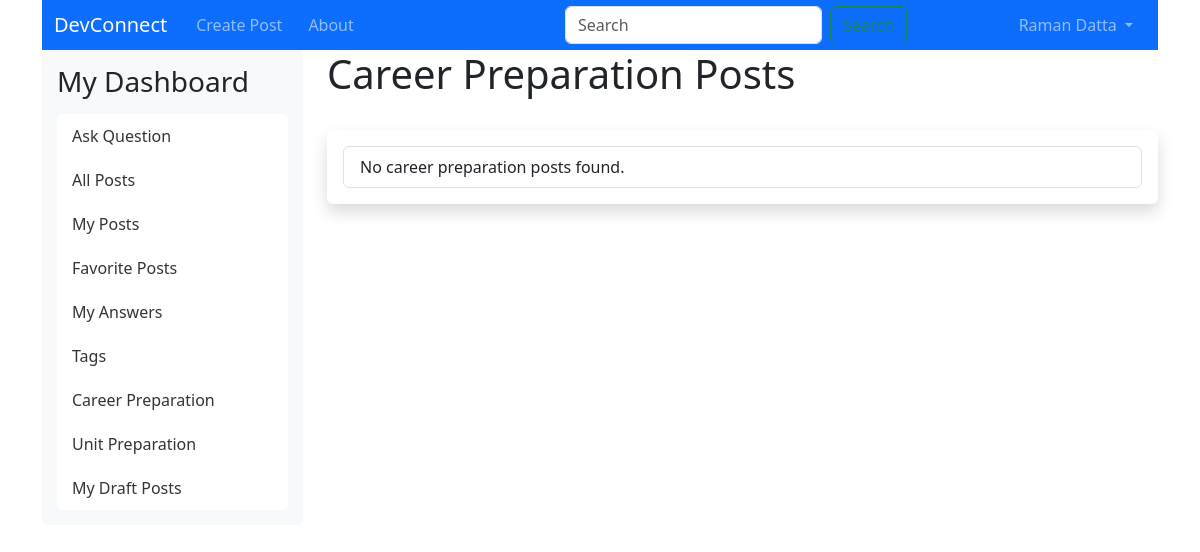
Before: /career (signed in) with the older database file.
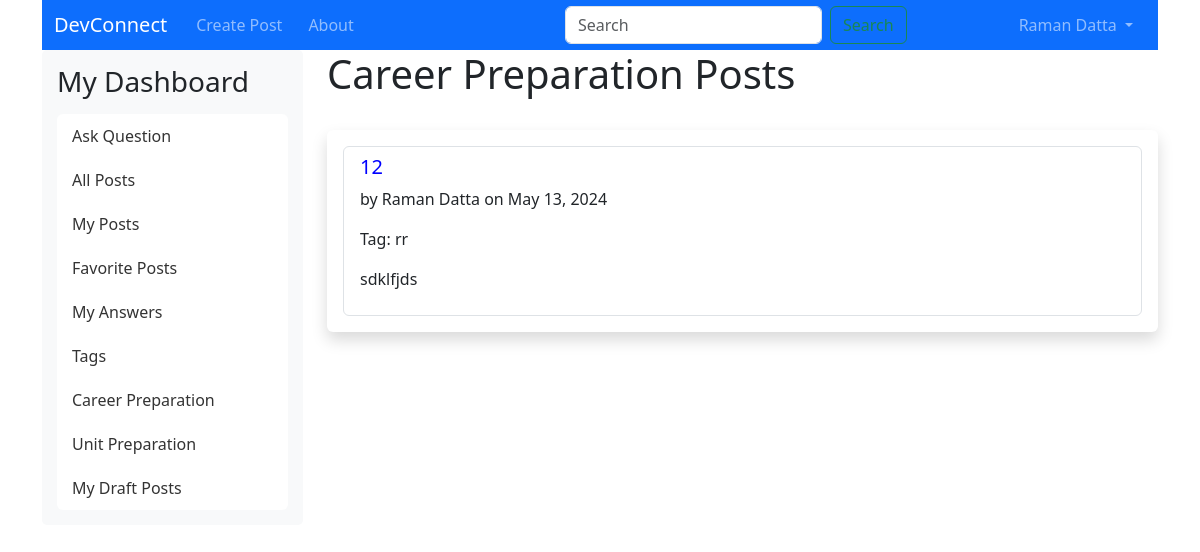
After: the same page with the newer database file.
### app/models/model.py (models this page shows, shortened)
class Posts(db.Model):
    __tablename__ = "posts"
    id = db.Column(db.Integer, primary_key=True)
    title = db.Column(db.String(255), nullable=False)
    content = db.Column(db.Text, nullable=False)
    author_id = db.Column(db.Integer, db.ForeignKey('users.id'))
    date_posted = db.Column(db.DateTime, default=datetime.utcnow)
    deleted = db.Column(db.Boolean, default=False)
    answered = db.Column(db.Boolean, default=False)
    tag_id = db.Column(db.Integer, db.ForeignKey('tags.id'))
    career_preparation = db.Column(db.Boolean, default=False)
    is_draft = db.Column(db.Boolean, default=False)  # New column to indicate if the post is a draft
    author = db.relationship('User', backref=db.backref('posts', lazy=True))
    tag = db.relationship('Tag', backref=db.backref('posts', lazy=True))

class User(UserMixin, db.Model):
    __tablename__ = "users"
    id = db.Column(db.Integer, primary_key=True)
    first_name = db.Column(db.String(100), nullable=False)
    last_name = db.Column(db.String(100), nullable=False)
    uwa_id = db.Column(db.String(100), unique=True, nullable=False)
    email = db.Column(db.String(100), unique=True, nullable=False)
    major = db.Column(db.String(100), nullable=False)
    password_hash = db.Column(db.String(200), nullable=False)
    user_image = db.Column(db.String(200))
    is_disabled = db.Column(db.Boolean, default=False)
    timestamp = db.Column(db.DateTime, default=datetime.utcnow)
    role = db.Column(db.String(100))
    def __repr__(self):
        return f'<User {self.email}>'
    @property
    def is_active(self):
        return not self.is_disabled

class Tag(db.Model):
    __tablename__ = "tags"
    id = db.Column(db.Integer, primary_key=True)
    tag = db.Column(db.String(100), nullable=False)

### app/controllers/main_controller.py (the view)
@main.route("/career")
@login_required
def career():
    career_posts = Posts.query.filter_by(career_preparation=True, is_draft=False).all()
    return render_template("main/career.html", posts=career_posts)

### app/controllers/main_controller.py (called while the page is built)
@main.before_app_request
def add_tags_to_sidebar():
    if current_user.is_authenticated:
        tags_with_counts = db.session.query(
            Tag.id,
            Tag.tag,
            func.count(Posts.id).label('post_count')
        ).join(Posts, Posts.tag_id == Tag.id).group_by(Tag.id).all()
        g.tags = tags_with_counts
    else:
        g.tags = []

### app/templates/main/career.html (shortened to what this page needs)
{% extends "includes/layout.html" %}
{% block content %}
<h1>Career Preparation Posts</h1>
<br/>
<div class="shadow p-3 mb-5 bg-body rounded">
    <ul class="list-group" id="posts-list">
        {% for post in posts %}
        <li class="list-group-item">
            <h5><a href="{{ url_for('main.view_post', post_id=post.id) }}">{{ post.title }}</a></h5>
            <p>by {{ post.author.first_name }} {{ post.author.last_name }} on {{ post.date_posted.strftime('%B %d, %Y') }}</p>
            <p>Tag: {{ post.tag.tag if post.tag else 'N/A' }}</p>
            <p>{{ post.content|safe }}</p>
        </li>
        {% endfor %}
        {% if not posts %}
        <li class="list-group-item">No career preparation posts found.</li>
        {% endif %}
    </ul>
</div>
{% endblock %}

Changed rows visible on the page:
now on this page (row edited): Posts: title "12", author.first_name "Raman", author.last_name "Datta", date_posted "May 13, 2024", tag "rr", content "sdklfjds"
Other visible differences:
text no longer shown: "No career preparation posts found."
